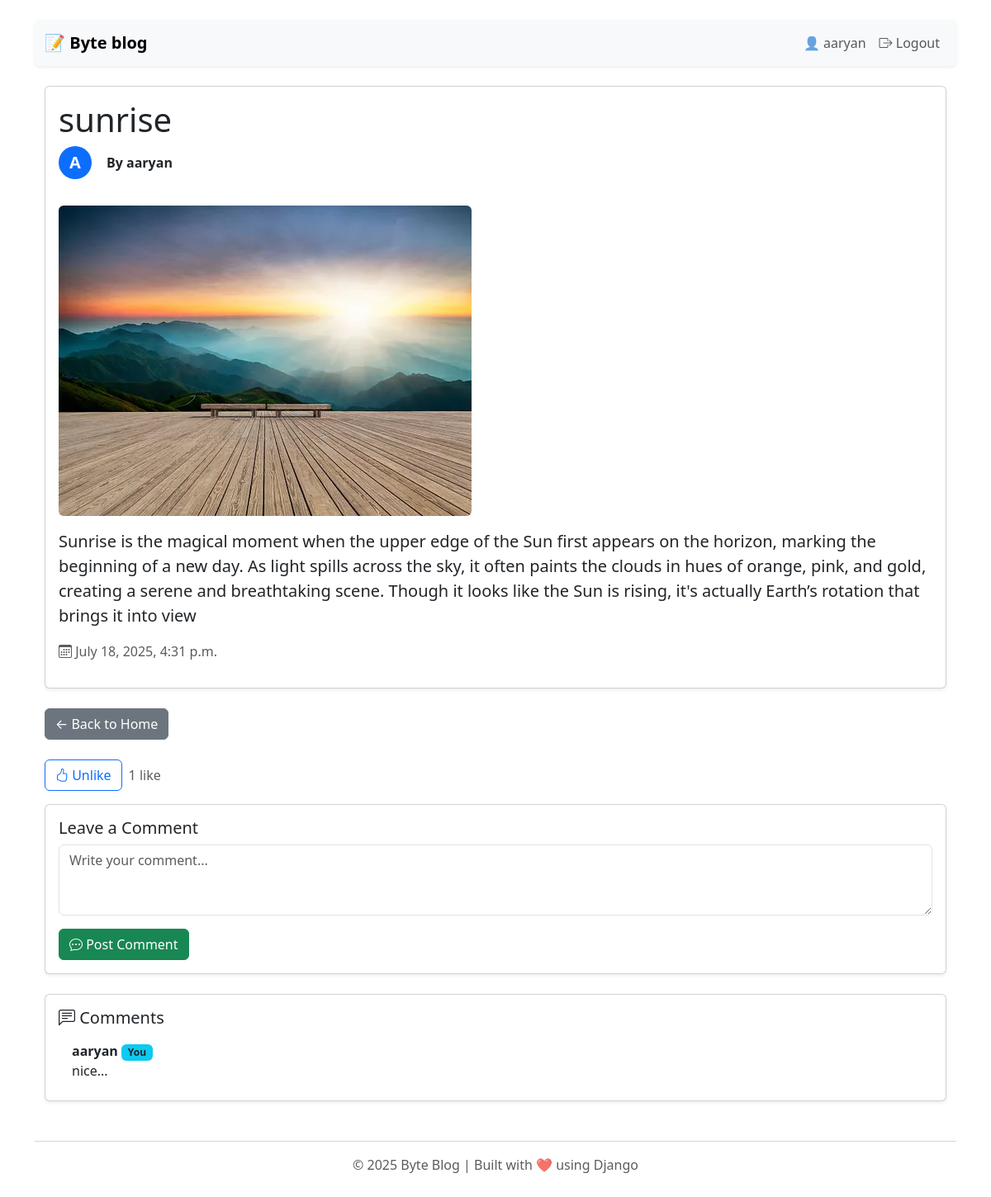
The page /post/22/ (signed in) on the database its author committed.
### blog/models.py (models this page shows, shortened)
class Post(models.Model):
    title=models.CharField(max_length=200)
    image = models.ImageField(upload_to='post_images/', blank=True, null=True)
    content=models.TextField()
    date_created=models.DateTimeField(auto_now_add=True)
    author = models.ForeignKey(User, on_delete=models.CASCADE ,default=1)

class Comment(models.Model):
    post = models.ForeignKey(Post, on_delete=models.CASCADE, related_name='comments')
    author = models.ForeignKey(User, on_delete=models.CASCADE)
    content = models.TextField()
    created_at = models.DateTimeField(auto_now_add=True)

### blog/views.py (the view, shortened to what this page needs)
# urls.py: path('post/<int:post_id>/',views.post_detail,name='post_detail'),
def post_detail(request, post_id):
    post = get_object_or_404(Post, id=post_id)
    comments = post.comments.all().order_by('-created_at')  # Most recent comments first
    liked = False
    if request.user.is_authenticated:
        liked = Like.objects.filter(post=post, user=request.user).exists()
    context = {
        'post': post,
        'comments': comments,
        'liked': liked,
    }
    return render(request, 'blog/post_detail.html', context)

### templates/blog/post_detail.html (shortened to what this page needs)
{% extends 'blog/base.html' %}
{% block content %}
<div class="container mt-4">
  <div class="card mb-4 shadow-sm">
    <div class="card-body">
      <h1 class="card-title">{{ post.title }}</h1>
      <div class="d-flex align-items-center mb-3">
  {% if post.author.profile.image %}
    <img src="{{ post.author.profile.image.url }}" alt="Avatar"
         class="rounded-circle" height="40" width="40">
  {% else %}
    <div class="avatar-placeholder">
      {{ post.author.first_name|default:post.author.username|slice:":1"|upper }}
    </div>
  {% endif %}
  <strong class="ms-2">By {{ post.author }}</strong>
</div>
      {% if post.image %}
        <img src="{{ post.image.url }}" alt="Post Image" class="img-fluid rounded my-3" style="max-height: 400px;">
      {% endif %}
      <p class="card-text fs-5">{{ post.content }}</p>
      <p class="text-muted">
        <i class="bi bi-calendar3"></i> {{ post.date_created|date:"F j, Y, g:i a" }}
      </p>
    </div>
  </div>
  <a href="{% url 'home' %}" class="btn btn-secondary mb-4">← Back to Home</a>
  {% if user.is_authenticated %}
    <form method="POST" action="{% url 'like_post' post_id=post.id %}" class="mb-3 d-flex align-items-center gap-2">
      <button type="submit" class="btn btn-outline-primary">
        <i class="bi bi-hand-thumbs-up"></i> {{ liked|yesno:"Unlike,Like" }}
      </button>
      <span class="text-muted">{{ post.likes.count }} like{{ post.likes.count|pluralize }}</span>
    </form>
    <div class="card mb-4 shadow-sm">
      <div class="card-body">
        <h5 class="card-title">Leave a Comment</h5>
        <form method="POST">
          <div class="mb-3">
            <textarea name="comment" rows="3" class="form-control" placeholder="Write your comment..." required></textarea>
          </div>
          <button type="submit" class="btn btn-success">
            <i class="bi bi-chat-dots"></i> Post Comment
          </button>
        </form>
      </div>
    </div>
  {% else %}
    <div class="alert alert-info">
      <i class="bi bi-info-circle"></i> You must <a href="{% url 'login' %}">log in</a> to like or comment.
    </div>
  {% endif %}
  <div class="card shadow-sm">
    <div class="card-body">
      <h5 class="card-title"><i class="bi bi-chat-left-text"></i> Comments</h5>
      {% if comments %}
        <ul class="list-group list-group-flush">
          {% for comment in comments %}
            <li class="list-group-item d-flex justify-content-between">
              <div>
                <strong>{{ comment.author.username }}</strong>
                {% if comment.author == user %}
                  <span class="badge bg-info text-dark">You</span>
                {% endif %}
                <br>
                {{ comment.content }}
              </div>
            </li>
          {% endfor %}
        </ul>
      {% else %}
        <p class="text-muted">No comments yet. Be the first to comment!</p>
      {% endif %}
    </div>
  </div>
</div>
{% endblock %}

### templates/blog/base.html (shortened to what this page needs)
{% load static %}
<!DOCTYPE html>
<html lang="en">
<head>
    <link href="https://cdn.jsdelivr.net/npm/bootstrap@5.3.3/dist/css/bootstrap.min.css" rel="stylesheet">
    <link href="https://cdn.jsdelivr.net/npm/bootstrap-icons@1.10.5/font/bootstrap-icons.css" rel="stylesheet">
</head>
<body class="container py-4">
<nav class="navbar navbar-expand-lg navbar-light bg-light shadow-sm rounded mb-4">
  <div class="container">
    <a class="navbar-brand fw-bold" href="/">📝 Byte blog</a>
    <div class="collapse navbar-collapse justify-content-end" id="navbarContent">
      <ul class="navbar-nav">
        {% if user.is_authenticated %}
          <li class="nav-item">
            <span class="nav-link">👤 {{ user.username }}</span>
          </li>
          <li class="nav-item">
            <a class="nav-link" href="{% url 'logout' %}"><i class="bi bi-box-arrow-right"></i> Logout</a>
          </li>
        {% else %}
          <li class="nav-item">
            <a class="nav-link" href="{% url 'login' %}"><i class="bi bi-box-arrow-in-right"></i> Login</a>
          </li>
        {% endif %}
      </ul>
    </div>
  </div>
</nav>
{% block content %}{% endblock %}
<footer class="text-center mt-5 text-muted">
  <hr>
  <p>© 2025 Byte Blog | Built with ❤️ using Django</p>
</footer>
</body>
</html>

### templates/blog/base.html (style rules this page uses)
body { transition: background-color 0.3s, color 0.3s; }

### templates/blog/post_detail.html (style rules this page uses)
.avatar-placeholder { width: 40px; height: 40px; background-color: #0d6efd; color: white; font-weight: bold; font-size: 20px; border-radius: 50%; display: inline-flex; align-items: center; justify-content: center; margin-right: 10px; }

### rows shown on the page
Post: title "sunrise", author.first_name "A", author "aaryan", image (picture), content "Sunrise is the magical moment when the upper edge of the Sun first appears on the horizon, marking the beginning of a new day. As light spills across the sky, it often paints the clouds in hues of orange, pink, and gold, creating a serene and breathtaking scene. Though it looks like the Sun is rising, it's actually Earth’s rotation that brings it into view", date_created "July 18, 2025, 4:31 p.m.", likes.count "1"
Comment: author.username "aaryan", shows "You", content "nice..."

### other values the page prints
{{ user.username }} "aaryan"
{{ liked|yesno:"Unlike,Like" }} "Unlike"
